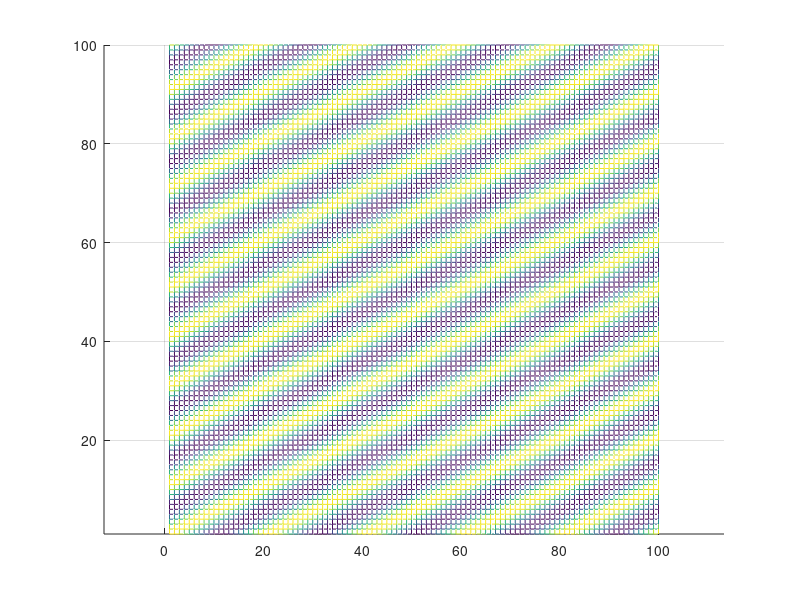
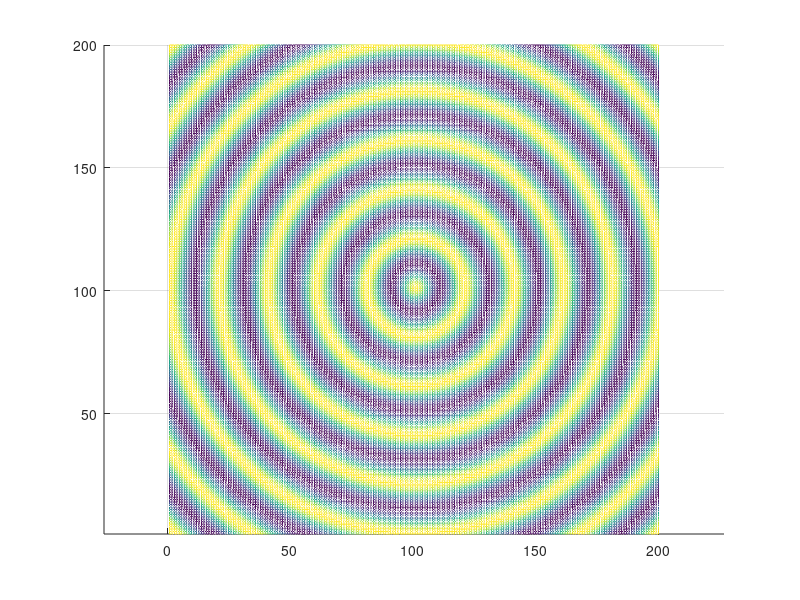

MATLAB code for these plots, in order: (Note: this script raises an error after producing the figures.)

xa = 0.05;
x1 = [0:xa:5-xa]';
x2 = [0:xa:5-xa]';

y = zeros(length(x1));

for c = 1:length(x1)
  y(:,c) = cos(2*pi*(x1(c)-2*x2(:)));
end

x1 = [-5:xa:5-xa]';
x2 = [-5:xa:5-xa]';

z = zeros(length(x1));

for c = 1:length(x1)
  z(:,c) = cos(2*pi*sqrt(x1(c)^2 + x2(:).^2));
end

figure(11);
mesh(y);
view(2);
axis equal;


figure(12);
mesh(z);
view(2);
axis equal;

figure(21);
Espetro2(y, xa);
figure(22);
Espetro2(z, xa);
